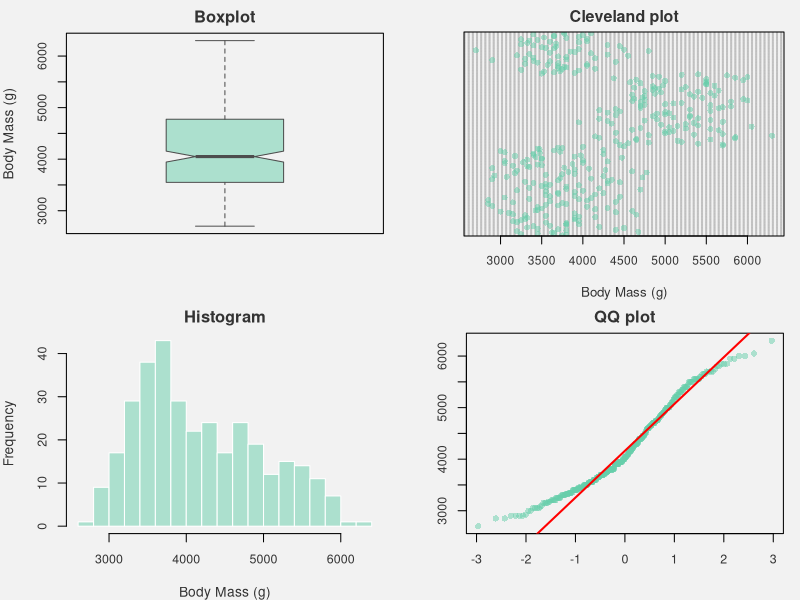
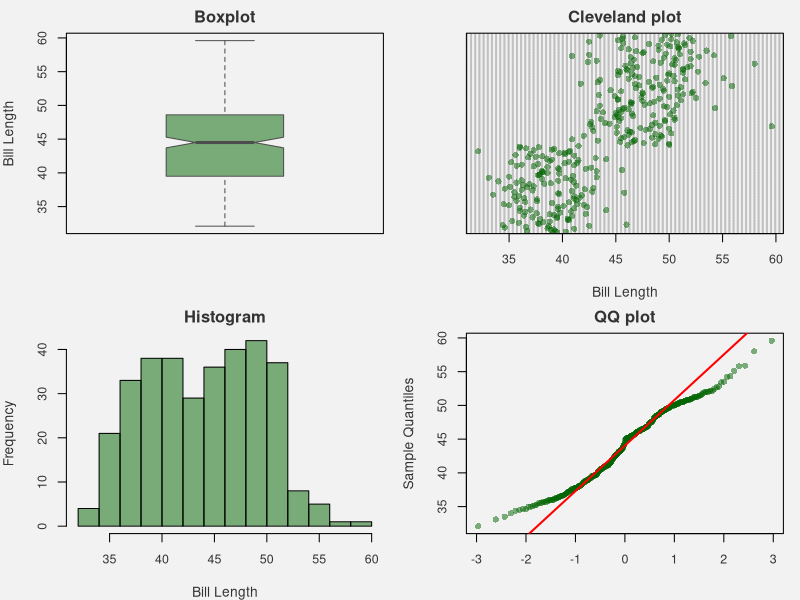
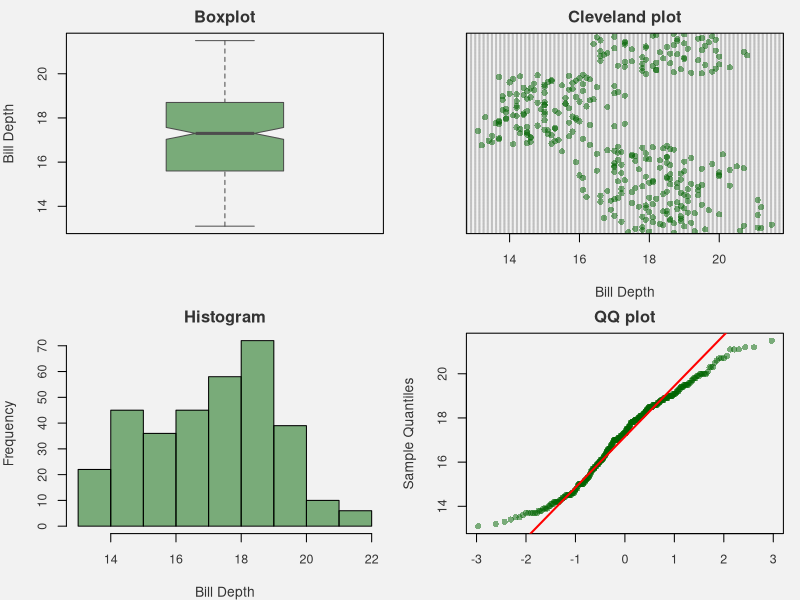
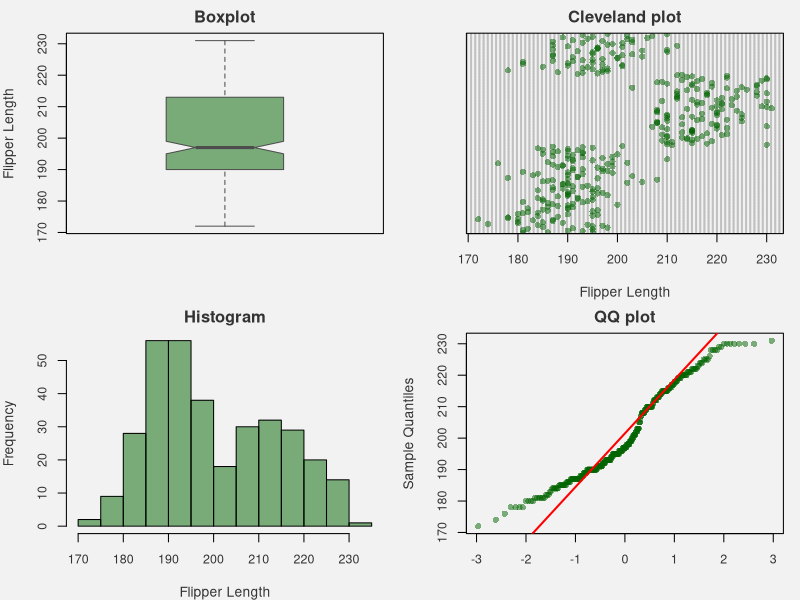
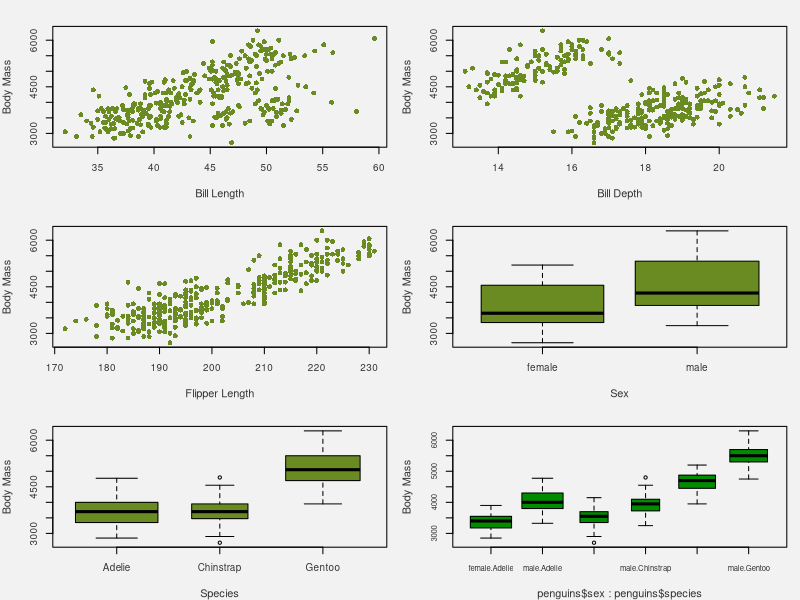
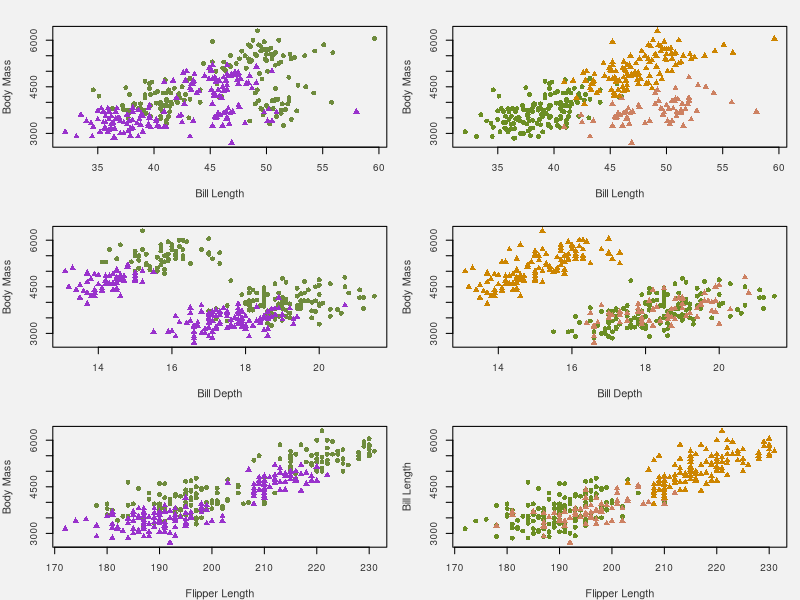
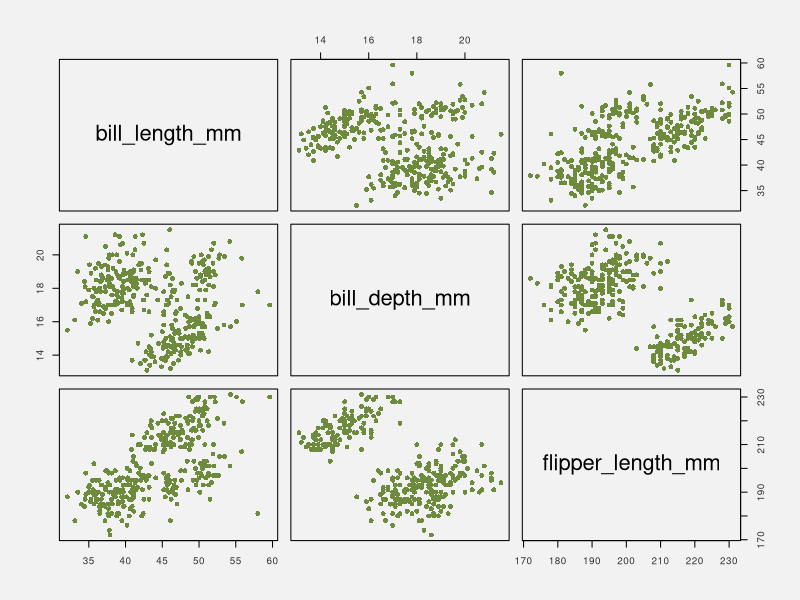
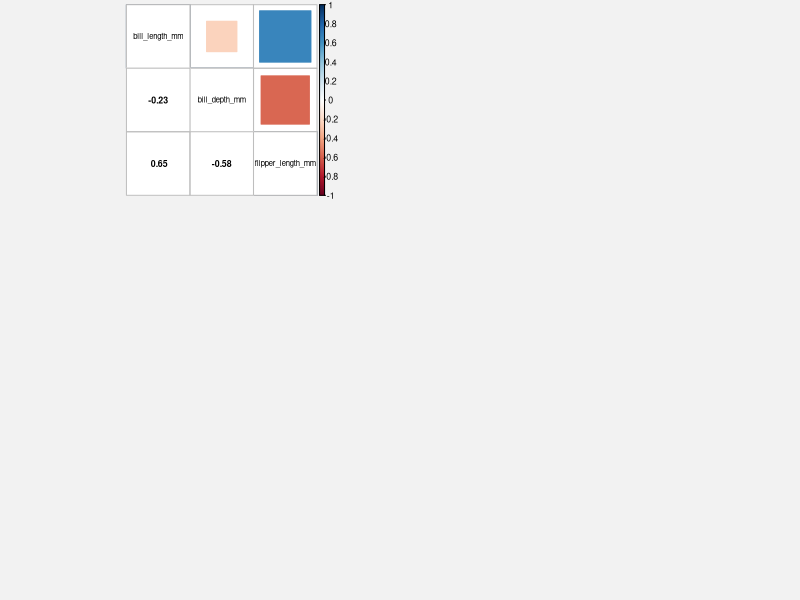

Source code (R) for these figures, in order:
## ---- chunk 1
#Data importation 
library(palmerpenguins) 
data("penguins") 
penguins$sex<-as.factor(penguins$sex) 
penguins$species<-as.factor(penguins$species)
str(penguins)
## ---- chunk 2
#Is NA?  
colSums(is.na(penguins))
summary(penguins$sex)
## ---- chunk 3
penguins<-na.omit(penguins)
colSums(is.na(penguins))
## ---- chunk 4
#Don't show the code 
par(mfrow=c(2,2),      
    mar=c(4,4,2,1),           
    bg="gray95",              
    col.axis="gray20",      
    col.lab="gray20",     
    col.main="gray20",     
    cex.axis=0.9,      
    cex.lab=1) 
col_transp <- adjustcolor("aquamarine3", alpha.f=0.5) 
# Boxplot 
boxplot(penguins$body_mass_g,         
        col=col_transp, border="gray30",         
        ylab='Body Mass (g)',         
        main = 'Boxplot',         
        notch=TRUE) 
# Cleveland plot 
dotchart(penguins$body_mass_g,          
         pch=16, col=col_transp,          
         xlab='Body Mass (g)',          
         main = 'Cleveland plot',          
         cex=0.8) 
# Histogram 
hist(penguins$body_mass_g,      
     col=col_transp, 
     border="white",      
     xlab="Body Mass (g)",      
     main = 'Histogram',      
     breaks=20)
# Quantile-Quantile plot 
qqnorm(penguins$body_mass_g, pch=16, col=col_transp, xlab='', ylab='',main="QQ plot") 
qqline(penguins$body_mass_g, col='red', lwd=2)
## ---- chunk 5
#Don't show the code 
par(mfrow=c(2,2),      
    mar=c(4,4,2,1),           
    bg="gray95",              
    col.axis="gray20",      
    col.lab="gray20",      
    col.main="gray20",      
    cex.axis=0.9,      
    cex.lab=1) 
col_transp <- adjustcolor("darkgreen", alpha.f=0.5)  

# Bill lenght  
# Boxplot 
boxplot(penguins$bill_length_mm,         
        col=col_transp, border="gray30",         
        ylab='Bill Length',         
        main = 'Boxplot',         
        notch=TRUE) 
# Cleveland plot 
dotchart(penguins$bill_length_mm,          
         pch=16,          
         col=col_transp,          
         xlab='Bill Length',          
         main = 'Cleveland plot') 
# Histogram 
hist(penguins$bill_length_mm,      
     col=col_transp,      
     xlab="Bill Length",      
     main="Histogram") 
# Quantile-Quantile plot 
qqnorm(penguins$bill_length_mm,        
       pch=16,col=col_transp,xlab='',         
       main = 'QQ plot') 
qqline(penguins$bill_length_mm,col='red',lwd=2)

# Bill depth
# Boxplot 
boxplot(penguins$bill_depth_mm,         
        col=col_transp, border="gray30",         
        ylab='Bill Depth',         
        main = 'Boxplot',         
        notch=TRUE) 
# Cleveland plot 
dotchart(penguins$bill_depth_mm,          
         pch=16,          
         col=col_transp,          
         xlab='Bill Depth',          
         main = 'Cleveland plot') 
# Histogram 
hist(penguins$bill_depth_mm,      
     col=col_transp,     
     xlab="Bill Depth",      
     main="Histogram") 
# Quantile-Quantile plot 
qqnorm(penguins$bill_depth_mm,        
       pch=16,        
       col=col_transp,xlab='',        
       main = 'QQ plot') 
qqline(penguins$bill_depth_mm,col='red',lwd=2)

# Flipper lenght  
# Boxplot 
boxplot(penguins$flipper_length_mm,         
        col=col_transp, border="gray30",         
        ylab='Flipper Length',         
        main = 'Boxplot',         
        notch=TRUE) 
# Cleveland plot 
dotchart(penguins$flipper_length_mm,          
         pch=16,          
         col=col_transp,          
         xlab='Flipper Length',          
         main = 'Cleveland plot') 
# Histogram 
hist(penguins$flipper_length_mm,      
     col=col_transp,      
     xlab="Flipper Length",      
     main="Histogram") 
# Quantile-Quantile plot 
qqnorm(penguins$flipper_length_mm,        
       pch=16,        
       col=col_transp,xlab='',        
       main = 'QQ plot') 
qqline(penguins$flipper_length_mm,col='red',lwd=2)

## ---- chunk 6
summary(penguins$species) 
summary(penguins$sex)
## ---- chunk 7
par(mfrow=c(3,2)) 
# Bill Length 
plot(penguins$body_mass_g~penguins$bill_length_mm,pch=16,col='olivedrab4',xlab='Bill Length',ylab='Body Mass')
# Bill Depth 
plot(penguins$body_mass_g~penguins$bill_depth_mm,pch=16,col='olivedrab4',xlab='Bill Depth',ylab='Body Mass')
# Flipper Length 
plot(penguins$body_mass_g~penguins$flipper_length_mm,pch=16,col='olivedrab4',xlab='Flipper Length',ylab='Body Mass') 
# Sex 
boxplot(penguins$body_mass_g~penguins$sex, varwidth = TRUE, ylab = "Body Mass", xlab = "Sex", col='olivedrab4', main = "") 
# Species 
boxplot(penguins$body_mass_g~penguins$species, varwidth = TRUE, ylab = "Body Mass", xlab = "Species", col='olivedrab4', main = "") 
## ---- chunk 8
table(penguins$species, penguins$sex) 
## ---- chunk 9
boxplot(penguins$body_mass_g~penguins$sex*penguins$species, varwidth = TRUE, ylab = "Body Mass", col='green4', main = "",cex.axis=0.7)
## ---- chunk 10
par(mfrow=c(3,2)) 
# Interactions between Bill Length & Sex 
plot(penguins$body_mass_g~penguins$bill_length_mm,type='n',ylab = "Body Mass",xlab="Bill Length") 
points(penguins$body_mass_g[penguins$sex=="male"]~penguins$bill_length_mm[penguins$sex=="male"],pch=16,col='darkolivegreen4') 
points(penguins$body_mass_g[penguins$sex=="female"]~penguins$bill_length_mm[penguins$sex=="female"],pch=17,col='darkorchid')  

# Interactions between Bill Length & Species 
plot(penguins$body_mass_g~penguins$bill_length_mm,type='n',ylab = "Body Mass",xlab="Bill Length") 
points(penguins$body_mass_g[penguins$species=="Adelie"]~penguins$bill_length_mm[penguins$species=="Adelie"],pch=16,col='olivedrab') 
points(penguins$body_mass_g[penguins$species=="Chinstrap"]~penguins$bill_length_mm[penguins$species=="Chinstrap"],pch=17,col='lightsalmon3') 
points(penguins$body_mass_g[penguins$species=="Gentoo"]~penguins$bill_length_mm[penguins$species=="Gentoo"],pch=17,col='orange3')

# Interactions between Bill Depth & Sex 
plot(penguins$body_mass_g~penguins$bill_depth_mm,type='n',ylab = "Body Mass",xlab="Bill Depth")
points(penguins$body_mass_g[penguins$sex=="male"]~penguins$bill_depth_mm[penguins$sex=="male"],pch=16,col='darkolivegreen4') 
points(penguins$body_mass_g[penguins$sex=="female"]~penguins$bill_depth_mm[penguins$sex=="female"],pch=17,col='darkorchid')  

# Interactions between Bill Depth & Species 
plot(penguins$body_mass_g~penguins$bill_depth_mm,type='n',ylab = "Body Mass",xlab="Bill Depth") 
points(penguins$body_mass_g[penguins$species=="Adelie"]~penguins$bill_depth_mm[penguins$species=="Adelie"],pch=16,col='olivedrab') 
points(penguins$body_mass_g[penguins$species=="Chinstrap"]~penguins$bill_depth_mm[penguins$species=="Chinstrap"],pch=17,col='lightsalmon3') 
points(penguins$body_mass_g[penguins$species=="Gentoo"]~penguins$bill_depth_mm[penguins$species=="Gentoo"],pch=17,col='orange3')

# Interactions between Flipper Length & Sex 
plot(penguins$body_mass_g~penguins$flipper_length_mm,type='n',ylab = "Body Mass",xlab="Flipper Length") 
points(penguins$body_mass_g[penguins$sex =="male"]~penguins$flipper_length_mm[penguins$sex=="male"],pch=16,col='darkolivegreen4') 
points(penguins$body_mass_g[penguins$sex=="female"]~penguins$flipper_length_mm[penguins$sex=="female"],pch=17,col='darkorchid')  

# Interactions between Flipper Length & Species 
plot(penguins$body_mass_g~penguins$flipper_length_mm,type='n',ylab = "Bill Length",xlab="Flipper Length") 
points(penguins$body_mass_g[penguins$species=="Adelie"]~penguins$flipper_length_mm[penguins$species=="Adelie"],pch=16,col='olivedrab') 
points(penguins$body_mass_g[penguins$species=="Chinstrap"]~penguins$flipper_length_mm[penguins$species=="Chinstrap"],pch=17,col='lightsalmon3') 
points(penguins$body_mass_g[penguins$species=="Gentoo"]~penguins$flipper_length_mm[penguins$species=="Gentoo"],pch=17,col='orange3')
## ---- chunk 11
#Import library
library(corrplot)

# Checking collinearity between continuous independent variables
plot(penguins[,3:5],pch=16,col='darkolivegreen4')
M<-cor(penguins[,3:5])
corrplot.mixed(M,upper="square",lower.col="black", tl.col="black",cl.cex = 0.8,tl.cex = 0.7,number.cex =0.8)

# Checking collinearity between categorical and continuous independent variables
par(mfrow=c(2,3))
#Bill Length and Sex
boxplot(penguins$bill_length_mm~penguins$sex, varwidth = TRUE, ylab = "Bill Length", xlab = "Sex", col='grey', main = "")
#Bill Depth and Sex
boxplot(penguins$bill_depth_mm~penguins$sex, varwidth = TRUE, ylab = "Bill Depth", xlab = "Sex", col='grey', main = "")
#Flipper Length and Sex
boxplot(penguins$flipper_length_mm~penguins$sex, varwidth = TRUE, ylab = "Flipper Length", xlab = "Sex", col='grey', main = "")
#Bill Length and Species
boxplot(penguins$bill_length_mm~penguins$species, varwidth = TRUE, ylab = "Bill Length", xlab = "Species", col='grey', main = "")
#Bill Depth and Species
boxplot(penguins$bill_depth_mm~penguins$species, varwidth = TRUE, ylab = "Bill Depth", xlab = "Species", col='grey', main = "")
#Flipper Length and Species
boxplot(penguins$flipper_length_mm~penguins$species, varwidth = TRUE, ylab = "Flipper Length", xlab = "Species", col='grey', main = "")

## ---- chunk 12
mod_penguins<-lm(body_mass_g ~ bill_length_mm
        + bill_depth_mm
        + flipper_length_mm
        + species
        + sex
        + sex : species
        + sex : bill_length_mm
        + sex : bill_depth_mm
        + sex : flipper_length_mm
        + species : bill_length_mm
        + species : bill_depth_mm
        + species : flipper_length_mm
        , data=penguins)

#We check for significance
drop1(mod_penguins,test="F")
